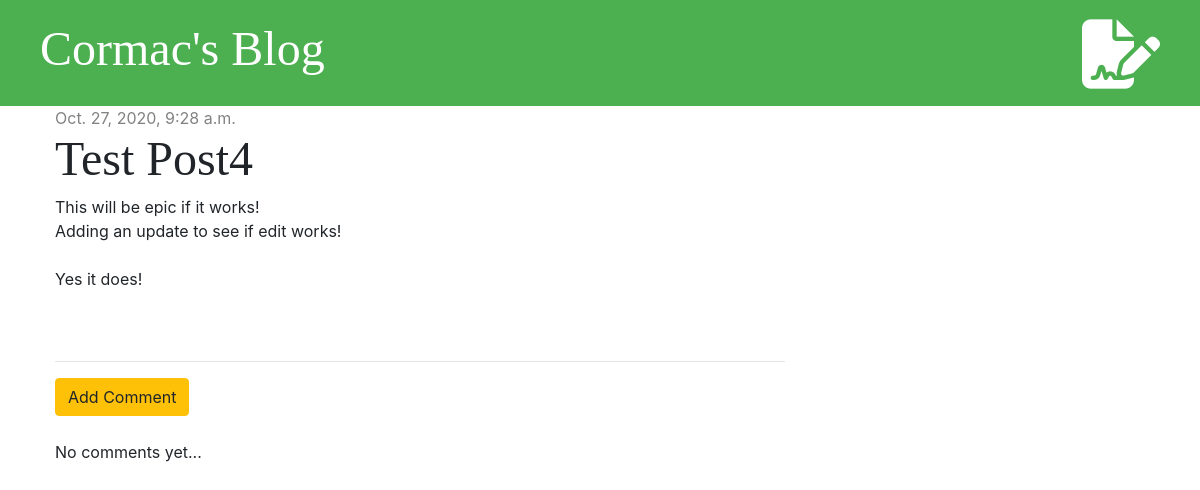
/post/6/, run on an earlier commit of the app's database.
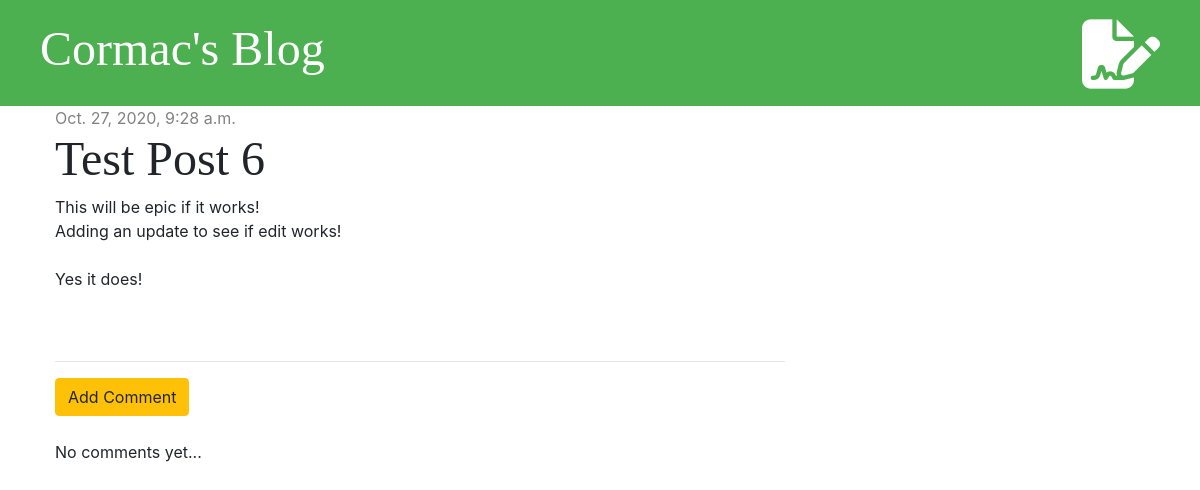
And on a later commit of the database.
### blog/models.py (models this page shows, shortened)
class Post(models.Model):
    author = models.ForeignKey('auth.User', on_delete=models.CASCADE)
    title = models.CharField(max_length=200)
    text = models.TextField()
    created_date = models.DateTimeField(default=timezone.now)
    published_date = models.DateTimeField(blank=True, null=True)

### blog/views.py (the view)
# urls.py: path('post/<int:pk>/', views.post_detail, name='post_detail'),
def post_detail(request, pk):
    post = get_object_or_404(Post, pk=pk)
    stuff_for_frontend = {'post': post}
    return render(request, 'blog/post_detail.html', stuff_for_frontend)

### blog/templates/blog/post_detail.html (shortened to what this page needs)
{% extends 'blog/base.html' %}
{% block content %}
    <div class="post">
        {% if post.published_date %}
            <div class="date">
                {{ post.published_date }}
            </div>
        {% else %}
            <a href="{% url 'post_publish' pk=post.pk %}" class="btn btn-warning">Publish</a>
        {% endif %}
        <h1>{{ post.title }}</h1>
        <p>{{ post.text|linebreaksbr }}</p>
    </div>
    <hr>
    <a href="{% url 'add_comment_to_post' pk=post.pk %}" class="btn btn-warning">Add Comment</a>
    <br>
    <br>
    {% for comment in post.comments.all %}
        {% if user.is_authenticated or comment.approved %}
            <div class="comment">
                <div class="date">
                    {{ comment.created_date }}
                </div>
                {% if not comment.approved and user.is_superuser %}
                    <a href="{% url 'comment_approve' pk=comment.pk %}"><i class="fas fa-check"></i></a>
                    <a href="{% url 'comment_remove' pk=comment.pk %}"><i class="fas fa-trash-alt"></i></a>
                {% endif %}
                <strong>{{ comment.author }}</strong>
                <p>{{ comment.text }}</p>
            </div>
        {% endif %}
    {% empty %}
        <p>No comments yet...</p>
    {% endfor %}
{% endblock %}

What changed in the data, as far as the page shows it:
changed Post: title "Test Post4" → "Test Post 6"
